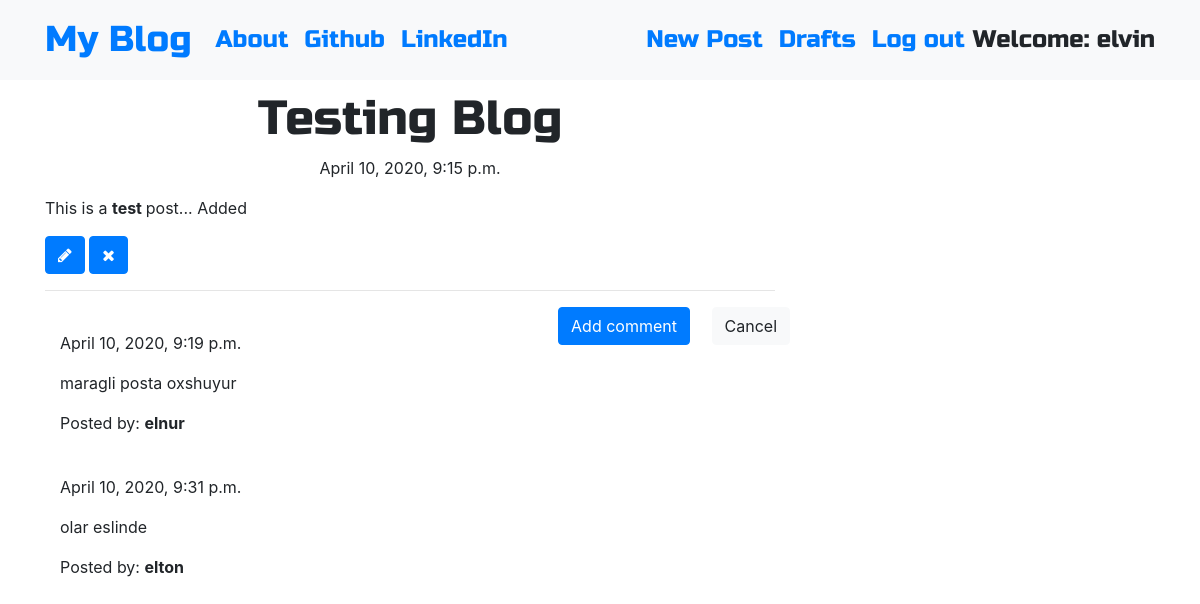
The app's page /post/1/ (signed in) with its own data.
### blog/models.py (models this page shows, shortened)
class Post(models.Model):
    author = models.ForeignKey('auth.User', on_delete=models.CASCADE)
    title = models.CharField(max_length=254)
    text = models.TextField()
    created_date = models.DateTimeField(default=timezone.now)
    published_date = models.DateTimeField(blank=True, null=True)

class Comment(models.Model):
    post = models.ForeignKey('blog.Post', related_name='comments', on_delete=models.CASCADE)
    author = models.CharField(max_length=254)
    text = models.TextField()
    created_date = models.DateTimeField(default=timezone.now)
    approved_comment = models.BooleanField(default=False)

### blog/views.py (the view)
# urls.py: path('post/<int:pk>/', views.PostDetailView.as_view(), name='post_detail'),
class PostDetailView(DetailView):
    model = Post

### blog/templates/blog/post_detail.html (shortened to what this page needs)
{% extends 'blog/base.html' %}
{% block content %}
<h1 class='posttitle loader'>{{ post.title }}</h1>
{% if post.published_date %}
<div class="date postdate">
  {{ post.published_date }}
</div>
{% else %}
<a class="btn btn-outline-dark" href="{% url 'post_publish' pk=post.pk %}">Publish</a>
<a class="btn btn-light" href="{% url 'post_list' %}">Cancel</a>
{% endif %}
<p class='postcontent'>{{ post.text|safe|linebreaksbr }}</p>
{% if user.is_authenticated %}
<a class="btn btn-primary" href="{% url 'post_edit' pk=post.pk %}"><span class="fa fa-pencil"></span></a>
<a class="btn btn-primary" href="{% url 'post_remove' pk=post.pk %}"><span class="fa fa-remove"></span></a>
{% endif %}
<hr>
<a class="btn btn-primary btn-comment" href="{% url 'add_comment_to_post' pk=post.pk %}">Add comment</a>
<a class="btn btn-light btn-cancel" href="{% url 'post_list' %}">Cancel</a>
<div class="container">
  {% for comment in post.comments.all %}
  <br>
  {% if user.is_authenticated or comment.approved_comment %}
  {{ comment.created_date }}
  <p>{{ comment.text|safe|linebreaks }}</p>
  <p>Posted by: <strong>{{ comment.author }}</strong></p>
  {% endif %}
  {% empty %}
  <p>No comments posted.</p>
  {% endfor %}
</div>
{% endblock %}

### blog/templates/blog/base.html (shortened to what this page needs)
<!DOCTYPE html>
{% load static %}
<html lang="en" dir="ltr">
<head>
  <link rel="stylesheet" href="https://stackpath.bootstrapcdn.com/bootstrap/4.1.3/css/bootstrap.min.css">
  <link href="https://maxcdn.bootstrapcdn.com/font-awesome/4.7.0/css/font-awesome.min.css" rel="stylesheet">
  <link rel="stylesheet" href="//cdn.jsdelivr.net/medium-editor/latest/css/medium-editor.min.css" type="text/css" media="screen" charset="utf-8">
  <link rel="stylesheet" href="{% static 'css/blog.css' %}">
</head>
<body class="loader">
  <nav class="navbar navbar-expand-lg bg-light techfont">
    <div class="container">
      <div class="navbar-nav align-items-center">
        <a class="navbar-brand bigbrand" href="{% url 'post_list' %}">My Blog</a>
        <a class="nav-item nav-link" href="{% url 'about' %}">About</a>
        <a class="nav-item nav-link" href="https://www.github.com" target="_blank">Github</a>
        <a class="nav-item nav-link" href="https://www.linkedin.com" target="_blank">LinkedIn</a>
      </div>
      <div class="navbar-nav align-items-center ml-auto">
        {% if user.is_authenticated %}
        <a class="nav-item nav-link" href="{% url 'post_new' %}">New Post</a>
        <a class="nav-item nav-link" href="{% url 'post_draft_list' %}">Drafts</a>
        <a class="nav-item nav-link" href="{% url 'logout' %}">Log out</a>
        <a>Welcome: {{ user.username }}</a>
        {% else %}
        <a class="nav-item nav-link" href="{% url 'login' %}" aria-label="Login">
          <span class="fa fa-user" aria-hidden="true"></span></a>
        {% endif %}
      </div>
    </div>
  </nav>
  <div class="content container">
    <div class="row">
      <div class="col-md-8">
        <div class="blog_posts">
          {% block content %}
          {% endblock %}
        </div>
      </div>
    </div>
  </div>
</body>
</html>

### blog/static/css/blog.css (style rules this page uses)
.techfont { font-family: 'Russo One', sans-serif; font-size: 1.5em; margin-bottom: 10px; }
.postdate { text-align: center; }
.posttitle { font-family: 'Russo One', sans-serif; font-size: 3em; text-align: center; }
.postcontent { font-family: 'Montserrat'; font-size: 1.5em; }
.btn-comment { position: absolute; right: 100px; }
.btn-cancel { position: absolute; right: 0px; }
.bigbrand { font-size: 1.5em; }
.loader { filter:hue-rotate(0deg); color: linear-gradient(45deg,#0f8,#08f); animation:hue 5000ms infinite linear; }

### records on screen
Post: title "Testing Blog", published_date "April 10, 2020, 9:15 p.m.", text "This is a test post... Added"
Comment: created_date "April 10, 2020, 9:19 p.m.", text "maragli posta oxshuyur", author "elnur"
Comment: created_date "April 10, 2020, 9:31 p.m.", text "olar eslinde", author "elton"

### other values on screen
{{ user.username }} "elvin"
